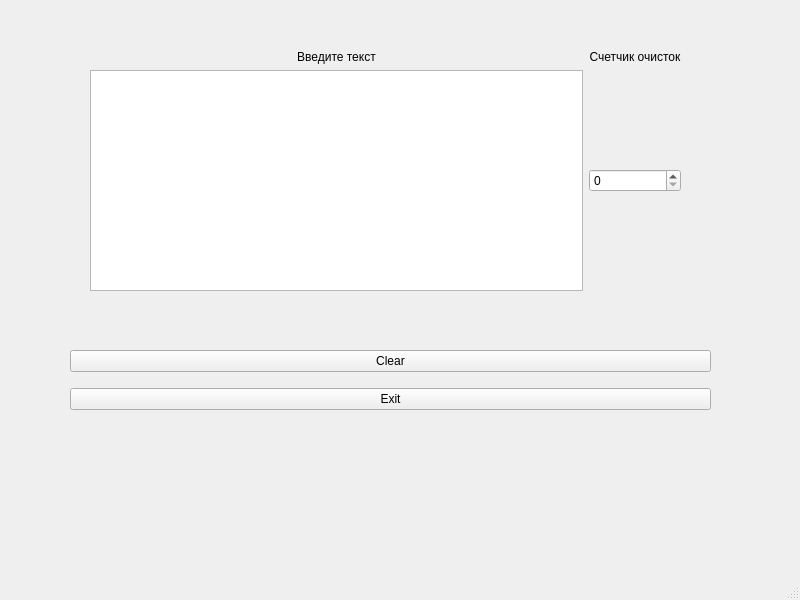
<?xml version="1.0" encoding="UTF-8"?>
<ui version="4.0">
 <class>MainWindow</class>
 <widget class="QMainWindow" name="MainWindow">
  <property name="geometry">
   <rect>
    <x>0</x>
    <y>0</y>
    <width>800</width>
    <height>600</height>
   </rect>
  </property>
  <property name="windowTitle">
   <string>MainWindow</string>
  </property>
  <widget class="QWidget" name="centralwidget">
   <widget class="QWidget" name="verticalLayoutWidget">
    <property name="geometry">
     <rect>
      <x>70</x>
      <y>340</y>
      <width>641</width>
      <height>81</height>
     </rect>
    </property>
    <layout class="QVBoxLayout" name="verticalLayout">
     <item>
      <widget class="QPushButton" name="PB_clear">
       <property name="text">
        <string>Clear</string>
       </property>
      </widget>
     </item>
     <item>
      <widget class="QPushButton" name="PB_exit">
       <property name="text">
        <string>Exit</string>
       </property>
      </widget>
     </item>
    </layout>
   </widget>
   <widget class="QWidget" name="gridLayoutWidget">
    <property name="geometry">
     <rect>
      <x>90</x>
      <y>50</y>
      <width>591</width>
      <height>241</height>
     </rect>
    </property>
    <layout class="QGridLayout" name="gridLayout">
     <item row="0" column="1">
      <widget class="QLabel" name="LB_count">
       <property name="text">
        <string>Счетчик очисток</string>
       </property>
       <property name="alignment">
        <set>Qt::AlignCenter</set>
       </property>
      </widget>
     </item>
     <item row="0" column="0">
      <widget class="QLabel" name="LB_text">
       <property name="text">
        <string>Введите текст</string>
       </property>
       <property name="alignment">
        <set>Qt::AlignCenter</set>
       </property>
      </widget>
     </item>
     <item row="1" column="0">
      <widget class="QTextEdit" name="TE_text"/>
     </item>
     <item row="1" column="1">
      <widget class="QSpinBox" name="SB_count"/>
     </item>
    </layout>
   </widget>
  </widget>
  <widget class="QMenuBar" name="menubar">
   <property name="geometry">
    <rect>
     <x>0</x>
     <y>0</y>
     <width>800</width>
     <height>22</height>
    </rect>
   </property>
  </widget>
  <widget class="QStatusBar" name="statusbar"/>
 </widget>
 <resources/>
 <connections>
  <connection>
   <sender>PB_clear</sender>
   <signal>clicked()</signal>
   <receiver>TE_text</receiver>
   <slot>clear()</slot>
   <hints>
    <hint type="sourcelabel">
     <x>363</x>
     <y>383</y>
    </hint>
    <hint type="destinationlabel">
     <x>355</x>
     <y>284</y>
    </hint>
   </hints>
  </connection>
  <connection>
   <sender>PB_clear</sender>
   <signal>clicked()</signal>
   <receiver>SB_count</receiver>
   <slot>stepUp()</slot>
   <hints>
    <hint type="sourcelabel">
     <x>656</x>
     <y>376</y>
    </hint>
    <hint type="destinationlabel">
     <x>644</x>
     <y>207</y>
    </hint>
   </hints>
  </connection>
  <connection>
   <sender>PB_exit</sender>
   <signal>clicked()</signal>
   <receiver>MainWindow</receiver>
   <slot>close()</slot>
   <hints>
    <hint type="sourcelabel">
     <x>390</x>
     <y>420</y>
    </hint>
    <hint type="destinationlabel">
     <x>399</x>
     <y>299</y>
    </hint>
   </hints>
  </connection>
 </connections>
</ui>
